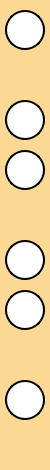
       <widget class="QWidget" name="LeftMenuWidget" native="true">
        <property name="sizePolicy">
         <sizepolicy hsizetype="Fixed" vsizetype="Preferred">
          <horstretch>0</horstretch>
          <verstretch>0</verstretch>
         </sizepolicy>
        </property>
        <property name="minimumSize">
         <size>
          <width>50</width>
          <height>0</height>
         </size>
        </property>
        <property name="maximumSize">
         <size>
          <width>50</width>
          <height>16777215</height>
         </size>
        </property>
        <property name="styleSheet">
         <string notr="true">background-color: rgba(251, 193, 86, 100)</string>
        </property>
        <property name="inputMethodHints">
         <set>Qt::ImhNone</set>
        </property>
        <layout class="QVBoxLayout" name="verticalLayout_10">
         <property name="spacing">
          <number>10</number>
         </property>
         <property name="leftMargin">
          <number>5</number>
         </property>
         <property name="topMargin">
          <number>10</number>
         </property>
         <property name="rightMargin">
          <number>5</number>
         </property>
         <property name="bottomMargin">
          <number>10</number>
         </property>
         <item alignment="Qt::AlignHCenter|Qt::AlignVCenter">
          <widget class="QPushButton" name="home_btn">
           <property name="sizePolicy">
            <sizepolicy hsizetype="Fixed" vsizetype="Fixed">
             <horstretch>0</horstretch>
             <verstretch>0</verstretch>
            </sizepolicy>
           </property>
           <property name="minimumSize">
            <size>
             <width>40</width>
             <height>40</height>
            </size>
           </property>
           <property name="maximumSize">
            <size>
             <width>0</width>
             <height>0</height>
            </size>
           </property>
           <property name="font">
            <font>
             <pointsize>12</pointsize>
             <bold>true</bold>
            </font>
           </property>
           <property name="styleSheet">
            <string notr="true">QPushButton {
    background-color: white;
    border-radius: 20px;
    padding: 0;  /* Remove any padding */
    margin: 0;  /* Remove any margin */
	border: 2px solid black;
}

QPushButton:checked {
    background-color: #7895CB;
}</string>
           </property>
           <property name="text">
            <string/>
           </property>
           <property name="icon">
            <iconset resource="resources.qrc">
             <normaloff>:/icon/icons/house-64.ico</normaloff>:/icon/icons/house-64.ico</iconset>
           </property>
           <property name="iconSize">
            <size>
             <width>25</width>
             <height>25</height>
            </size>
           </property>
           <property name="checkable">
            <bool>true</bool>
           </property>
           <property name="checked">
            <bool>false</bool>
           </property>
           <property name="autoExclusive">
            <bool>true</bool>
           </property>
          </widget>
         </item>
         <item>
          <spacer name="verticalSpacer_3">
           <property name="orientation">
            <enum>Qt::Vertical</enum>
           </property>
           <property name="sizeHint" stdset="0">
            <size>
             <width>20</width>
             <height>40</height>
            </size>
           </property>
          </spacer>
         </item>
         <item alignment="Qt::AlignVCenter">
          <widget class="QPushButton" name="urbanprofile_btn">
           <property name="sizePolicy">
            <sizepolicy hsizetype="Fixed" vsizetype="Fixed">
             <horstretch>0</horstretch>
             <verstretch>0</verstretch>
            </sizepolicy>
           </property>
           <property name="minimumSize">
            <size>
             <width>40</width>
             <height>40</height>
            </size>
           </property>
           <property name="maximumSize">
            <size>
             <width>0</width>
             <height>0</height>
            </size>
           </property>
           <property name="font">
            <font>
             <pointsize>12</pointsize>
             <bold>true</bold>
            </font>
           </property>
           <property name="acceptDrops">
            <bool>false</bool>
           </property>
           <property name="styleSheet">
            <string notr="true">QPushButton {
    background-color: white;
    border-radius: 20px;
	border: 2px solid black;

}

QPushButton:checked {
    background-color: #FFFDE968;
}</string>
           </property>
           <property name="text">
            <string/>
           </property>
           <property name="icon">
            <iconset resource="resources.qrc">
             <normaloff>:/icon/icons/city-building.ico</normaloff>:/icon/icons/city-building.ico</iconset>
           </property>
           <property name="iconSize">
            <size>
             <width>25</width>
             <height>25</height>
            </size>
           </property>
           <property name="checkable">
            <bool>true</bool>
           </property>
           <property name="autoExclusive">
            <bool>true</bool>
           </property>
           <property name="flat">
            <bool>false</bool>
           </property>
          </widget>
         </item>
         <item alignment="Qt::AlignVCenter">
          <widget class="QPushButton" name="stormprofile_btn">
           <property name="sizePolicy">
            <sizepolicy hsizetype="Fixed" vsizetype="Fixed">
             <horstretch>0</horstretch>
             <verstretch>0</verstretch>
            </sizepolicy>
           </property>
           <property name="minimumSize">
            <size>
             <width>40</width>
             <height>40</height>
            </size>
           </property>
           <property name="maximumSize">
            <size>
             <width>0</width>
             <height>0</height>
            </size>
           </property>
           <property name="font">
            <font>
             <pointsize>12</pointsize>
             <bold>true</bold>
            </font>
           </property>
           <property name="styleSheet">
            <string notr="true">QPushButton {
    background-color: white;
    border-radius: 20px;
	border: 2px solid black;
}

QPushButton:checked {
    background-color: #FF71C7EC;
}</string>
           </property>
           <property name="text">
            <string/>
           </property>
           <property name="icon">
            <iconset resource="resources.qrc">
             <normaloff>:/icon/icons/manhole_cover-48_44623.png</normaloff>:/icon/icons/manhole_cover-48_44623.png</iconset>
           </property>
           <property name="iconSize">
            <size>
             <width>25</width>
             <height>25</height>
            </size>
           </property>
           <property name="checkable">
            <bool>true</bool>
           </property>
           <property name="autoExclusive">
            <bool>true</bool>
           </property>
          </widget>
         </item>
         <item>
          <spacer name="verticalSpacer_5">
           <property name="orientation">
            <enum>Qt::Vertical</enum>
           </property>
           <property name="sizeHint" stdset="0">
            <size>
             <width>20</width>
             <height>40</height>
            </size>
           </property>
          </spacer>
         </item>
         <item alignment="Qt::AlignVCenter">
          <widget class="QPushButton" name="functional_btn">
           <property name="sizePolicy">
            <sizepolicy hsizetype="Fixed" vsizetype="Fixed">
             <horstretch>0</horstretch>
             <verstretch>0</verstretch>
            </sizepolicy>
           </property>
           <property name="minimumSize">
            <size>
             <width>40</width>
             <height>40</height>
            </size>
           </property>
           <property name="maximumSize">
            <size>
             <width>0</width>
             <height>0</height>
            </size>
           </property>
           <property name="font">
            <font>
             <pointsize>12</pointsize>
             <bold>true</bold>
            </font>
           </property>
           <property name="styleSheet">
            <string notr="true">QPushButton {
    background-color: white;
    border-radius: 20px;
	border: 2px solid black;
}

QPushButton:checked {
    background-color: #FFC1D0B5;

}</string>
           </property>
           <property name="text">
            <string/>
           </property>
           <property name="icon">
            <iconset resource="resources.qrc">
             <normaloff>:/icon/icons/settings-13-64.ico</normaloff>:/icon/icons/settings-13-64.ico</iconset>
           </property>
           <property name="iconSize">
            <size>
             <width>25</width>
             <height>25</height>
            </size>
           </property>
           <property name="checkable">
            <bool>true</bool>
           </property>
           <property name="checked">
            <bool>false</bool>
           </property>
           <property name="autoExclusive">
            <bool>true</bool>
           </property>
          </widget>
         </item>
         <item alignment="Qt::AlignVCenter">
          <widget class="QPushButton" name="performance_btn">
           <property name="sizePolicy">
            <sizepolicy hsizetype="Fixed" vsizetype="Fixed">
             <horstretch>0</horstretch>
             <verstretch>0</verstretch>
            </sizepolicy>
           </property>
           <property name="minimumSize">
            <size>
             <width>40</width>
             <height>40</height>
            </size>
           </property>
           <property name="maximumSize">
            <size>
             <width>0</width>
             <height>0</height>
            </size>
           </property>
           <property name="font">
            <font>
             <pointsize>12</pointsize>
             <bold>true</bold>
            </font>
           </property>
           <property name="acceptDrops">
            <bool>true</bool>
           </property>
           <property name="styleSheet">
            <string notr="true">QPushButton {
    background-color: white;
    border-radius: 20px;
	border: 2px solid black;
}

QPushButton:checked {
    background-color: #FFFA9884;
}</string>
           </property>
           <property name="text">
            <string/>
           </property>
           <property name="icon">
            <iconset resource="resources.qrc">
             <normaloff>:/icon/icons/rain-64.ico</normaloff>:/icon/icons/rain-64.ico</iconset>
           </property>
           <property name="iconSize">
            <size>
             <width>25</width>
             <height>25</height>
            </size>
           </property>
           <property name="checkable">
            <bool>true</bool>
           </property>
           <property name="autoExclusive">
            <bool>true</bool>
           </property>
          </widget>
         </item>
         <item>
          <spacer name="verticalSpacer_10">
           <property name="orientation">
            <enum>Qt::Vertical</enum>
           </property>
           <property name="sizeHint" stdset="0">
            <size>
             <width>20</width>
             <height>40</height>
            </size>
           </property>
          </spacer>
         </item>
         <item alignment="Qt::AlignVCenter">
          <widget class="QPushButton" name="dashboard_btn">
           <property name="sizePolicy">
            <sizepolicy hsizetype="Fixed" vsizetype="Fixed">
             <horstretch>0</horstretch>
             <verstretch>0</verstretch>
            </sizepolicy>
           </property>
           <property name="minimumSize">
            <size>
             <width>40</width>
             <height>40</height>
            </size>
           </property>
           <property name="maximumSize">
            <size>
             <width>0</width>
             <height>0</height>
            </size>
           </property>
           <property name="font">
            <font>
             <pointsize>12</pointsize>
             <bold>true</bold>
            </font>
           </property>
           <property name="acceptDrops">
            <bool>true</bool>
           </property>
           <property name="styleSheet">
            <string notr="true">QPushButton {
    background-color: white;
    border-radius: 20px;
	border: 2px solid black;
}

QPushButton:checked {
    background-color: #FF569DAA;
}</string>
           </property>
           <property name="text">
            <string/>
           </property>
           <property name="icon">
            <iconset resource="resources.qrc">
             <normaloff>:/icon/icons/dashboard-64.ico</normaloff>:/icon/icons/dashboard-64.ico</iconset>
           </property>
           <property name="iconSize">
            <size>
             <width>25</width>
             <height>25</height>
            </size>
           </property>
           <property name="checkable">
            <bool>true</bool>
           </property>
           <property name="autoExclusive">
            <bool>true</bool>
           </property>
          </widget>
         </item>
         <item>
          <spacer name="verticalSpacer_7">
           <property name="orientation">
            <enum>Qt::Vertical</enum>
           </property>
           <property name="sizeHint" stdset="0">
            <size>
             <width>20</width>
             <height>40</height>
            </size>
           </property>
          </spacer>
         </item>
        </layout>
       </widget>
